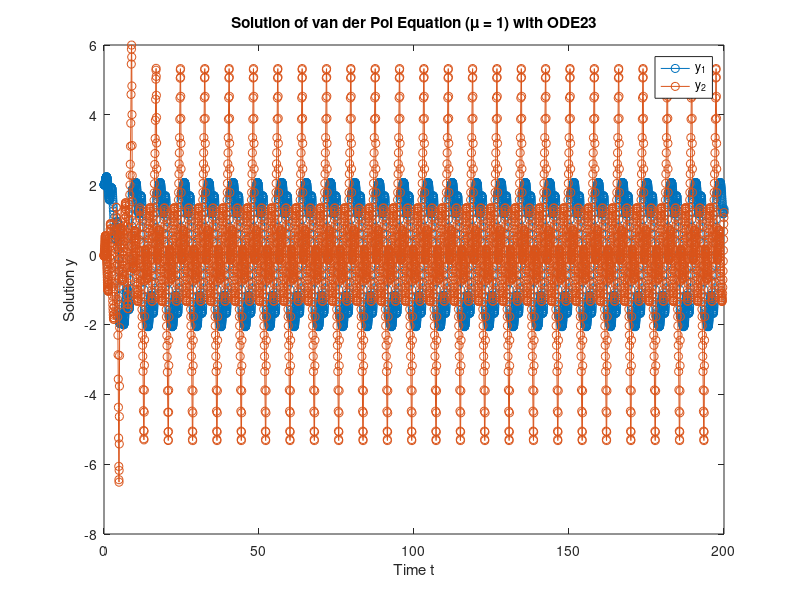
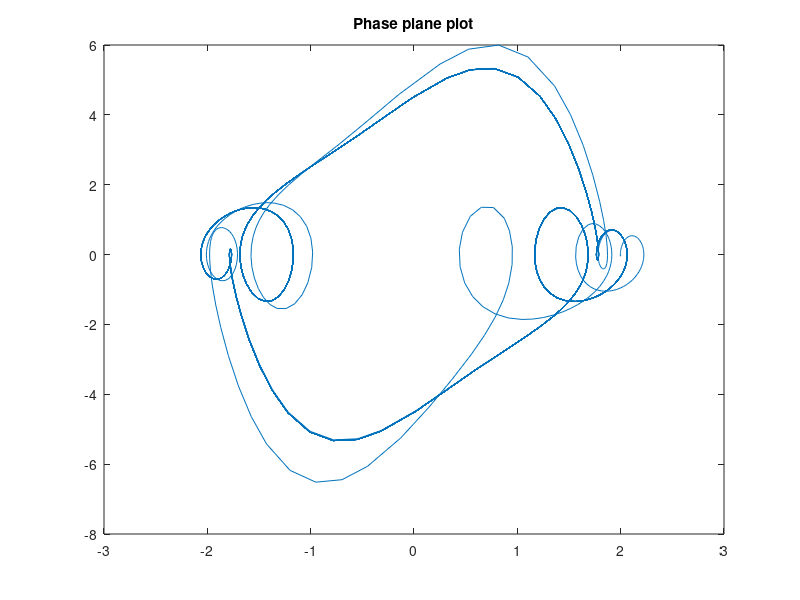

MATLAB code to generate these figures, in order:
function generate_data_trace()
rng(2021); % Set random seed
function [t,y] = VanderPol(idis, ivel, mu, A, omega, tf)
    [t,y] = ode45(@vdp1,[0 tf],[idis; ivel]);
    plot(t,y(:,1),'-o',t,y(:,2),'-o')
    title('Solution of van der Pol Equation (\mu = 1) with ODE23');
    xlabel('Time t');
    ylabel('Solution y');
    legend('y_1','y_2')
    figure
    plot(y(:,1),y(:,2))
    title('Phase plane plot')
    function dydt = vdp1(t,y)
        dydt = [y(2); mu*(1-y(1)^2)*y(2)-y(1)+A*sin(omega*t)];
    end
end

x0 = 2;
v0 = 0;
A = 8;
omega = 4;
mu = 3;
tf = 200;
rng(2021); % Set random seed
N = 1; % Number of simulations
tvec = cell(1,N);
states = cell(1,N);
for i=1:N
    idis = x0;
    ivel = v0;
    [t,y] = VanderPol(idis, ivel, mu, A, omega, tf);
    tvec{i} = t;
    states{i} = y;
end

save('vdp_data_trace.mat','tvec','states');
end

